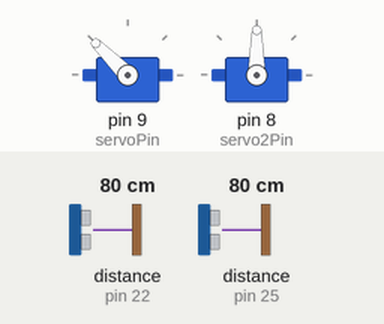
A sketch run on a simulated Arduino Uno, built with avr-gcc and run on an emulated ATmega328P. Shown: 2 × servo. The test bench sets the inputs (shaded band); at power-on: distance to the obstacle (sensors on pin 22, pin 25) 80 cm. What the sketch prints to the serial monitor is not drawn.

Above: at 2.2 s.
2.3 s: distance to the obstacle (sensor on pin 22) set to 11 cm
3.8 s: distance to the obstacle (sensor on pin 22) set to 8 cm
At 4.8 s:
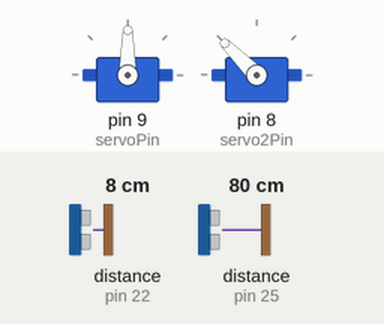
6.8 s: distance to the obstacle (sensor on pin 22) set to 18 cm
At 8.0 s:
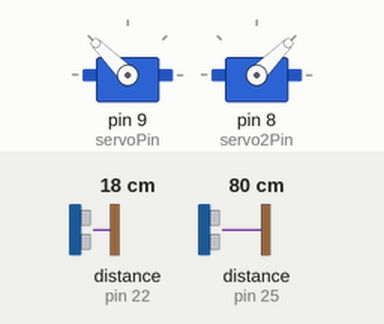
9.8 s: distance to the obstacle (sensor on pin 25) set to 11 cm
12.8 s: distance to the obstacle (sensor on pin 25) set to 8 cm
At 13.8 s:
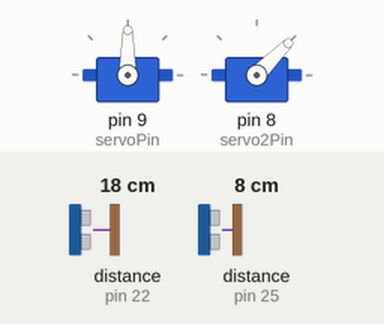
15.8 s: distance to the obstacle (sensor on pin 25) set to 18 cm
At 17.0 s:
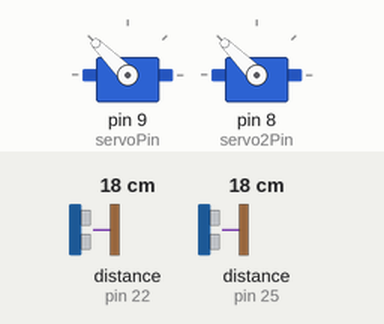
Timing chart, 0 to 18.5 s (numbered marks = the images above; inputs shaded):
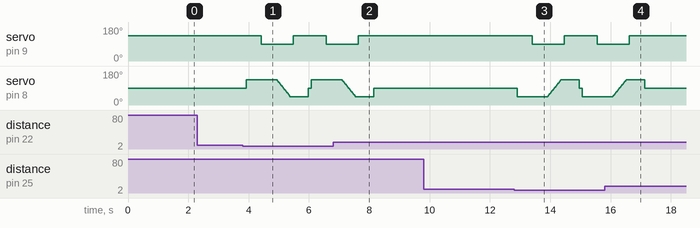

The sketch:

Phone_Swiper_-_Spring_2022.ino
```cpp
// Author Names: Theodore Wilson Mason Greseth Brandt Kringlie
// Date: April 13, 2021
// Short Description: The set up of our code takes data from two lidar sensors and has the data interact with a double jointed servo setup (two servos: one glue onto the side of the other)...
//                    The goal of the code is to wait til one of the lidar sensors registers a distance that is less than 100mm, and if so the servos execute a swipe in the right or left direction...
//                    depending on which lidar is triggered. After a swipe is executed the servos go back to resting position waiting to be triggered again.
// References:
  // * Pololu Library Reference (to find get and setAddress commands)
  //   --> https://github.com/pololu/vl53l1x-arduino
  // * David Orser Reference Code (Used as a template for our final code)
  //   --> Continuous_TwoLIDAR_v002.ino

#include <Wire.h>
#include <VL53L1X.h>  // Library by Pololu - Version 1.3.1
#include <Servo.h>    // Library built into Arduino - Version 1.1.8

VL53L1X gVL531X;

VL53L1X sensor;                     // Right Lidar sensor
VL53L1X sensor2;                    // Left Lidar sensor

Servo servo0ne;                     //Stationary Servo Motor
Servo servoTwo;                     //Servo Motor that is attached to servo0ne and moves up and down

int servoPin = 9;                   // Pin that the servo1 is connected to
int servoPos = 135;                 // initial servo1 position
int servo2Pin = 8;                  // Pin that the servo2 is connected to
int servo2Pos = 90;                 // initial servo2 position

void setup()
{
  servo0ne.attach(servoPin);
  servoTwo.attach(servo2Pin);
  servo0ne.write(servoPos);
  servoTwo.write(servo2Pos);
  pinMode(2, OUTPUT);
  pinMode(3, OUTPUT);
  digitalWrite(2, LOW);
  digitalWrite(3, LOW);
  delay(500);

  Wire.begin();
  Serial.begin (9600);

  pinMode(2, INPUT);
  delay(150);
  sensor.init(true);
  delay(100);

  sensor.setAddress((uint8_t)22);   // Line 1278 in VL53L1X.h Library by Polulu
  sensor.setTimeout(500);           // Line 1314 in VL53L1X.h Library by Polulu

  pinMode(3, INPUT);
  delay(150);
  sensor2.init(true);
  delay(100);

  sensor2.setAddress((uint8_t)25);  // Line 1278 in VL53L1X.h Library by Polulu
  sensor2.setTimeout(500);          // Line 1314 in VL53L1X.h Library by Polulu

  Serial.println("addresses set");
  sensor.startContinuous(30);       // Line 1301 in VL53L1X.h Library by Polulu
  sensor2.startContinuous(30);      // Line 1301 in VL53L1X.h Library by Polulu

  Serial.println("start read range");
  gVL531X.setTimeout(1000);         // Line 1314 in VL53L1X.h Library by Polulu

  servo0ne.write(servoPos);         // Resting Position of Servo One
  servoTwo.write(servo2Pos);        // Resting Position of Servo Two
}

void loop()
{
  int dist1;
  int dist2;

  servo0ne.write(servoPos);         // sets position back to original position
  servoTwo.write(servo2Pos);        // sets position back to original position

  // records distance of each lidar in mm every 30 ms
  dist1 = sensor.readRangeContinuousMillimeters();  // Line 1304 in VL53L1X.h Library by Polulu
  dist2 = sensor2.readRangeContinuousMillimeters(); // Line 1304 in VL53L1X.h Library by Polulu

  // Prints data onto Serial monitor for visualization
  Serial.print("LEFT SENSOR: ");
  Serial.print(dist1);
  Serial.print(" [mm]   ");
  Serial.print("RIGHT SENSOR: ");
  Serial.print(dist2);
  Serial.println(" [mm]   ");
  delay(30);

  // if hand is detected within 100mm of right Lidar Sensor
  // lidar, left swipe is executed
  if (dist1 < 100)  {
      Serial.print("LEFT");
      servoTwo.write(135);          // Intialize movement where stylus goes from 90 degrees to 135 degrees
      delay(500);
      servo0ne.write(90);           // The stationary servo brings servoTwo perpendicular with phone screen
      delay(500);
      // Controls speed of servo when executing the swipe
      // ServoTwo performs swipe from 135 degrees to 45 degrees in the LEFT direction.
      for (int pos = 135; pos >= 45; pos -= 2) {
        servoTwo.write(pos);
        delay(10);
      }
      delay(100);
      servo0ne.write(servoPos);     // Stationary servo brings servoTwo to resting position allowing it to reset
      delay(500);
      servoTwo.write(servo2Pos);    // ServoTwo goes back to resting position which is at 90 degrees
    }

  // if hand is detected within 50mm of left Lidar Sensor
  // lidar, right swipe is executed
  if (dist2 < 100)  {
      Serial.print("RIGHT");
      servoTwo.write(45);           // Intialize movement where stylus goes from 90 degrees to 45 degrees
      delay(500);
      servo0ne.write(90);           // The stationary servo brings servoTwo perpendicular with phone screen
      delay(500);
        // Controls speed of servo when executing the swipe
        // ServoTwo performs swipe from 45 degrees to 135 degrees in the RIGHT direction.
      for (int pos = 45; pos <= 135; pos += 2) {
        servoTwo.write(pos);
        delay(10);
      }
      delay(100);
      servo0ne.write(servoPos);     // Stationary servo brings servoTwo to resting position allowing it to reset
      delay(500);
      servoTwo.write(servo2Pos);    // ServoTwo goes back to resting position which is at 90 degrees
    }

    // Line 1316 in VL53L1X.h Library by Polulu
  if (sensor.timeoutOccurred()){
    Serial.print("sensor1timeout\n");
  }
    // Line 1316 in VL53L1X.h Library by Polulu
  if (sensor2.timeoutOccurred()){
    Serial.print("sensor2timeout\n");
  }
}
```

Measured:
- the behaviour switches between 10 and 9 cm on distance to the obstacle (sensor on pin 22) (found by bisection; images 0 and 1)
- the behaviour switches between 10 and 9 cm on distance to the obstacle (sensor on pin 25) (found by bisection; images 2 and 3)
- after the input at 2.3 s, every drawn part: stays the same
- after the input at 3.8 s, servo on pin 9 (servoPin): 135° → 90° after 0.62 s, → 135° 1.1 s later, → 90° 1.1 s later
- after the input at 6.8 s, servo on pin 9 (servoPin): goes on until 7.6 s, then stays 135°
- after the input at 9.8 s, every drawn part: stays the same
- after the input at 12.8 s, servo on pin 9 (servoPin): 135° → 90° after 0.60 s, → 135° 1.1 s later, → 90° 1.1 s later
- after the input at 15.8 s, servo on pin 9 (servoPin): goes on until 16.6 s, then stays 135°; servo on pin 8 (servo2Pin): goes on until 17.1 s, then stays 90°
